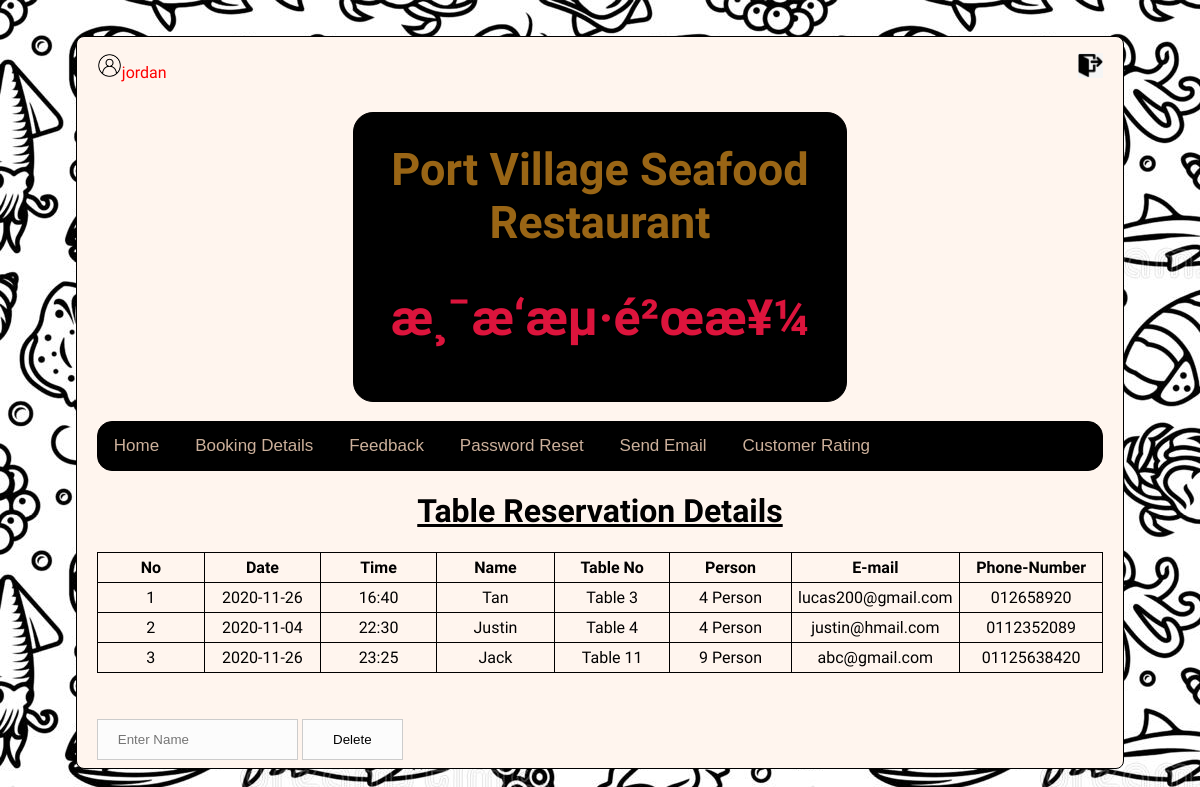
Screenshot of /admin_booking.php (signed in) with the database file from the repository.
### tables this page shows
CREATE TABLE `reserve_table` (
  `id` int(25) NOT NULL,
  `dates` date NOT NULL,
  `timesw` varchar(255) NOT NULL,
  `table_no` varchar(255) NOT NULL,
  `no_of_people` varchar(255) NOT NULL,
  `name` varchar(255) NOT NULL,
  `email` varchar(255) NOT NULL,
  `mobile` varchar(255) NOT NULL
);

### admin_booking.php (the view, shortened to what this page needs)
<!DOCTYPE html>
<html>
<head>
     <link rel="stylesheet" type="text/css" href="admin_styles.css">
</head>
<body style="background-color:#d1af8a">
<div class="box">
<?php  if (isset($_SESSION['username'])) : ?>
    	<p style="color: red"><img src="images/user.png" style="width:25px;height:25px;"><?php echo $_SESSION['username']; ?></strong>
        <span style="float: right"><a href="admin_index.php?logout='1';"><img src="images/logout.png" alt="HTML tutorial" style="width:25px;height:25px;"></a></span>
      </p>
    <?php endif ?>
<div class="back">
<h1 style="border-right:15px;border-top:15px;border-left:15px;text-align: center;font-size: 45px; color:	#996515"><strong>Port Village Seafood Restaurant</strong></h1>
<h1 style="border-right:15px;border-top:5px;border-left:5px;text-align: center;font-size: 50px;color:#DC143C">æ¸¯æ‘æµ·é²œæ¥¼</strong></h1>
</div>
<br>
<div class="tab">
<a href="admin_index.php"><button>Home</button></a>
<a href="admin_booking.php"><button>Booking Details</button></a>
<a href="admin_feedback.php"><button>Feedback</button></a>
<a href="reset_password.php"><button>Password Reset</button></a>
<a href="trans.php"><button>Send Email</button></a>
<a href="admin_rating.php"><button>Customer Rating</button></a>
<br>
</div>
<form action="server.php" method="post">
<center><h1><u>Table Reservation Details</u></h1></center>
<table>
<tr><th>No</th><th>Date</th><th>Time</th><th>Name</th><th>Table No</th><th>Person</th><th>E-mail</th><th>Phone-Number</th></tr>
<?php						$con=mysqli_connect('localhost', 'root', '', 'capstone2');
							$query="select * from reserve_table";
							$result=mysqli_query($con,$query);
							$i = 1;
							while($row = mysqli_fetch_assoc($result)){
								echo '<tr align="center">';
								echo '<td>'.$i.'</td>';
								echo '<td>'.$row['dates'].'</td>';
								echo '<td>'.$row['timesw'].'</td>';
								echo '<td>'.$row['name'].'</td>';
								echo '<td>'.$row['table_no'].'</td>';
								echo '<td>'.$row['no_of_people'].'</td>';
								echo '<td>'.$row['email'].'</td>';
								echo '<td>'.$row['mobile'].'</td>';
								echo '</tr>';
								$i++;
							}
?>
</table>
<br><br>
<input type="text" name="namecus" placeholder="Enter Name" required> <input type="submit" value="Delete" name="delete">
</div>
</body>
</html>

### admin_styles.css (style rules this page uses)
div.box { margin: auto; border: 1px solid black; border-radius: 8px; width: 85%; height: 100%; background-color:#fff5ee ; font-family: Aladin; padding-left: 20px; padding-right: 20px; margin-top: 3%; }
div.back { margin: auto; border: 1px solid black; border-radius: 20px; width: 45%; height: 35%; background-color:black; font-family: Aladin; padding-left: 20px; padding-right: 20px; margin-top: 3%; }
input { background-color: #ffffff; width: 30%; padding: 12px 20px; margin: 8px 0; display: inline-block; border: 1px solid #ccc; box-sizing: border-box; }
input[name="namecus"] { background-color: #fcfcfc; width: 20%; padding: 12px 20px; margin: 8px 0; display: inline-block; border: 1px solid #ccc; box-sizing: border-box; }
input[name="delete"] { background-color: #fcfcfc; width: 10%; padding: 12px 20px; margin: 8px 0; display: inline-block; border: 1px solid #ccc; box-sizing: border-box; }
.tab { overflow: hidden; border: 1px solid #000000; background-color: black; border-radius: 15px; }
.tab button { background-color: inherit; color:#ccb09b; float: center; border: none; outline: none; cursor: pointer; padding: 14px 16px; transition: 0.3s; font-size: 17px; }

### admin_booking.php (style rules this page uses)
body { background-image: url("images/seafoodwallpaper.jpg"); }
table,th,td { border:1px solid black;border-collapse:collapse;padding:5px; }
th,td { width:160px;text-align:center; }

### rows the page displays
reserve_table: dates "2020-11-26", timesw "16:40", name "Tan", table_no "Table 3", no_of_people "4 Person", email "lucas200@gmail.com", mobile "012658920"
reserve_table: dates "2020-11-04", timesw "22:30", name "Justin", table_no "Table 4", no_of_people "4 Person", email "justin@hmail.com", mobile "0112352089"
reserve_table: dates "2020-11-26", timesw "23:25", name "Jack", table_no "Table 11", no_of_people "9 Person", email "abc@gmail.com", mobile "01125638420"

### other values shown
$_SESSION['username'] "jordan"
